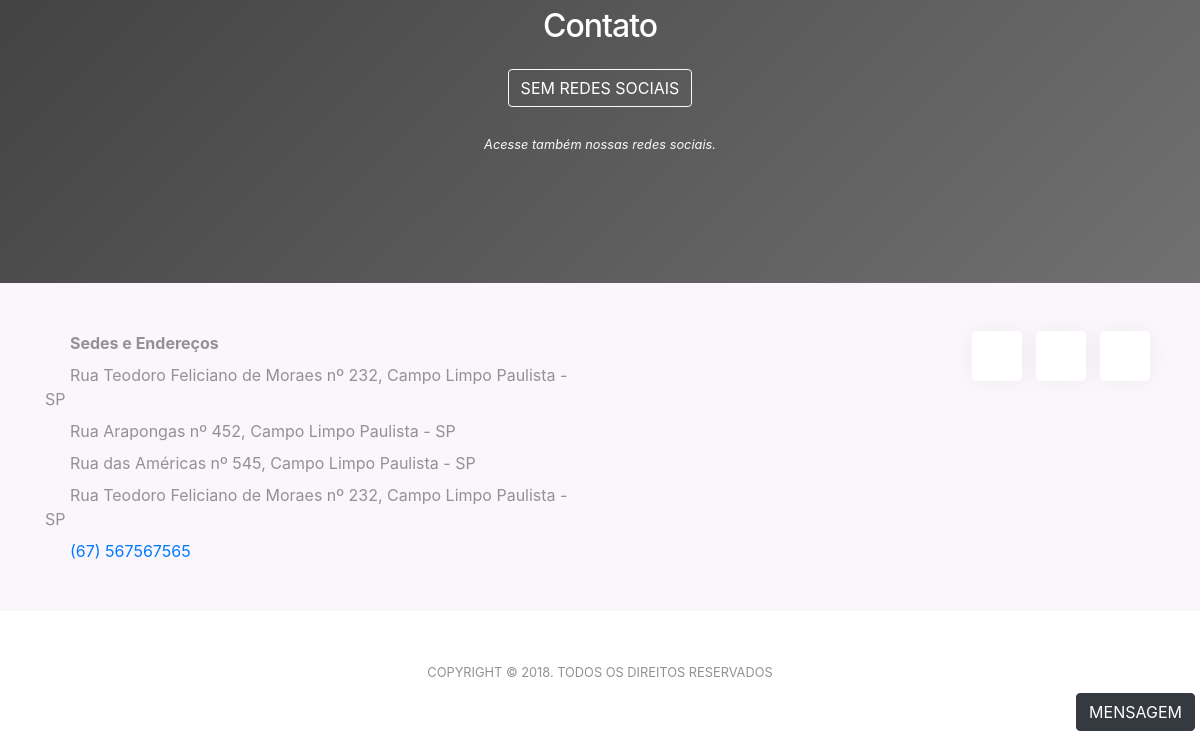
/empre-ambiental (signed in, lower part), run on an earlier commit of the app's database.
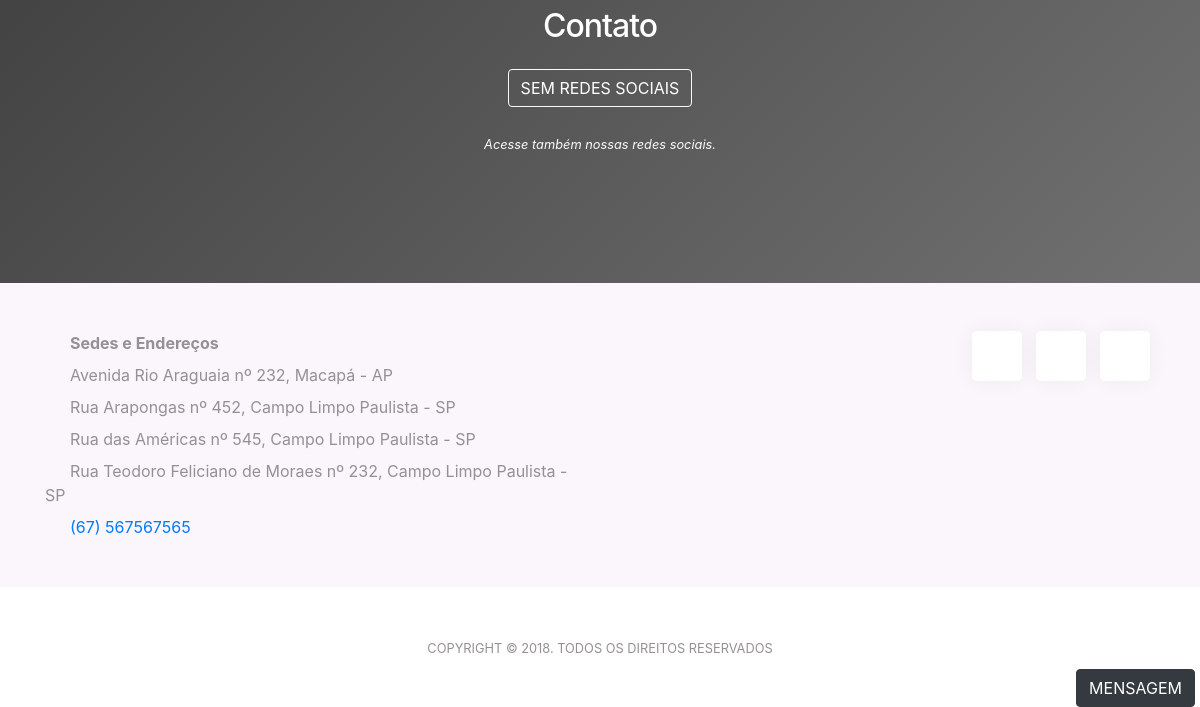
And on a later commit of the database.
### tables this page shows
CREATE TABLE `tbl_endereco` (
  `id_end` int(11) NOT NULL,
  `user_id` int(11) NOT NULL,
  `cep` varchar(50) NOT NULL,
  `rua` varchar(220) NOT NULL,
  `estado` varchar(20) NOT NULL,
  `cidade` varchar(220) NOT NULL,
  `numero` varchar(220) NOT NULL,
  `nome` varchar(220) NOT NULL,
  `active` varchar(20) DEFAULT NULL,
  `lat` varchar(50) DEFAULT NULL,
  `lon` varchar(50) DEFAULT NULL,
  `raio` varchar(20) NOT NULL
);

CREATE TABLE `tbl_usuarios` (
  `id` int(11) NOT NULL,
  `nome` varchar(220) NOT NULL,
  `nvl_acesso` varchar(50) NOT NULL,
  `email` varchar(220) NOT NULL,
  `senha` varchar(220) NOT NULL,
  `CPF_CNPJ` varchar(220) DEFAULT NULL,
  `telefone` varchar(220) NOT NULL,
  `status` int(11) NOT NULL,
  `created` datetime NOT NULL,
  `modified` datetime DEFAULT NULL
);

### core/Controller.php (called while the page is built)
<?php
	class Controller{
		public function loadView($nameView, $dadosView = array()){
				extract($dadosView);
			require "views/".$nameView.".php";
		}
	}
?>

### controllers/avController.php (called while the page is built, shortened)
<?php
	class avController extends Controller{
		public function index($id_av){
			$nomePag = "ambiente_virtual";
			$avsModel = new avsModel();
			$av_pesquisa = $avsModel->getDadosAV($id_av);
			$av_dados = $av_pesquisa->fetch();
			$dados = array();
			foreach ($av_dados as $key => $value) {
				if(!is_numeric($key)){
					$dados[$key] = $value;
				}
			}
			$this->loadView($nomePag, $dados);
		}
	}
?>

### core/Core.php (called while the page is built, shortened)
<?php
	class Core{
		public function run(){
			$param = array();
			$url = "/";
			if(isset($_GET['url'])){
				$url .= $_GET['url'];
			}
			if($url != "/"){
				$url = explode("/", $url);
				array_shift($url);
				$avsModel = new avsModel();
				$pesquisa = $avsModel -> procuraUrlAv($url[0]);
				if($pesquisa->rowCount() > 0){
					$dados = $pesquisa->fetch();
				}else{
					$currentController = $url[0]."Controller";
				}
				array_shift($url);
				if(isset($url[0]) && !empty($url[0])){
					$currentAction = $url[0];
					array_shift($url);
				}else{
					$currentAction = "index";
				}
				if($pesquisa->rowCount() > 0){
					$param = $dados['id_av'];
				}else{
					$param = $url;
				}
			}else{
				$currentController = "homeController";
				$currentAction = "index";
			}
			$c = new $currentController();
			call_user_func_array(array($c, $currentAction), array($param));
		}
	}
?>

### index.php (called while the page is built, shortened)
<?php
	$core = new Core();
	$core->run();
?>

### core/Model.php (called while the page is built, shortened)
<?php
	class Model{
		public function __construct(){
			global $pdo;
			$this->pdo = $pdo;
		}
	}
?>

### models/avsModel.php (called while the page is built, shortened)
<?php
    class avsModel extends Model{
         public function procuraUrlAv($url){
            $sql = "SELECT * FROM tbl_avs WHERE url = ?";
            $sql = $this->pdo->prepare($sql);
            $sql->bindValue(1, $url);
            $sql->execute();
            return $sql;
        }
    }
?>

### models/enderecosModel.php (called while the page is built, shortened)
<?php
    class enderecosModel extends Model{
        public function getEnderecos($id){
            $sql = "SELECT * FROM tbl_endereco WHERE user_id = '$id'";
            $sql = $this->pdo->query($sql);
            return $sql;
        }
    }
?>

### models/usuariosModel.php (called while the page is built, shortened)
<?php
	class usuariosModel extends Model{
		public function getDados($id){
			$sql = "SELECT * FROM tbl_usuarios WHERE id = ?";
			$sql = $this->pdo->prepare($sql);
			$sql->bindValue(1, $id);
			$sql->execute();
			return $sql;
		}
	}
?>

### views/ambiente_virtual.php (the view, shortened to what this page needs)
<!DOCTYPE html>
<html>
    <head>
        <link rel="stylesheet" type="text/css" href="<?php echo BASE_URL; ?>assets/css/bootstrap.min.css">
        <link rel="stylesheet" href="css/themify-icons.css">
        <link rel="stylesheet" href="<?php echo BASE_URL; ?>assets/css/owl.carousel.min.css">
        <link href="<?php echo BASE_URL; ?>assets/css/style.css" rel="stylesheet">
        <link rel="stylesheet" href="https://maxcdn.bootstrapcdn.com/bootstrap/4.1.3/css/bootstrap.min.css">
    </head>
    <body data-spy="scroll" data-target="#navbar" data-offset="30">
        <?php
        $usuariosModel = new usuariosModel();
        $sql = $usuariosModel->getDados($user_id);
        $dadosUser = $sql->fetch();
        ?>
        <div class="section bg-gradient">
            <div class="container">
                <div class="call-to-action">
                    <h2>Contato</h2>
                    <div class="my-4">
                        <?php
                        if (isset($tipos) && !empty($tipos)) {
                            $btns = explode(",", $tipos);
                            $urls = explode("$!$", $tipos_val);
                            foreach ($btns as $key => $value) {
                                ?>
                                <a href="<?php echo $urls[$key]; ?>" class="btn btn-light"><img src="<?php echo BASE_URL; ?>assets/images/<?php echo $value; ?>-icon.png" alt="icon"> <?php
                                    if ($value == "youtube") {
                                        echo "YouTube";
                                    } elseif ($value == "face") {
                                        echo "Facebook";
                                    } elseif ($value == "twitter") {
                                        echo "Twitter";
                                    } else {
                                        echo "Instagram";
                                    }
                                    ?></a>
                                <?php
                            }
                        } else {
                            ?>
                            <a class="btn btn-outline-light"> Sem redes sociais</a>
                        <?php } ?>
                    </div>
                    <p class="text-light"><small><i>Acesse também nossas redes sociais. </i></small></p>
                </div>
            </div>
        </div>
        <div class="light-bg py-5" id="contact">
            <div class="container">
                <div class="row">
                    <div class="col-lg-6 text-center text-lg-left">
                        <p class="mb-2"> <span class="ti-location-pin mr-2"></span> <strong>Sedes e Endereços</strong></p>
                        <?php
                        $enderecosModel = new enderecosModel();
                        $sql = $enderecosModel->getEnderecos($user_id);
                        $enderecos = $sql->fetchAll();
                        foreach ($enderecos as $value) {
                            ?>
                            <p class="mb-2"> <span class="ti-location-pin mr-2"></span> <?php echo $value['rua'] . ' nº ' . $value['numero'] . ', ' . $value['cidade'] . ' - ' . $value['estado']; ?></p>
                        <?php } ?>
                        <div class="d-block d-sm-inline-block">
                            <p class="mb-0">
                                <span class="ti-headphone-alt mr-2"></span> <a href="<?php echo $dadosUser['telefone']; ?>"><?php echo $dadosUser['telefone']; ?></a>
                            </p>
                        </div>
                    </div>
                    <div class="col-lg-6">
                        <div class="social-icons">
                            <a href="#"><span class="ti-facebook"></span></a>
                            <a href="#"><span class="ti-twitter-alt"></span></a>
                            <a href="#"><span class="ti-instagram"></span></a>
                        </div>
                    </div>
                </div>
                <?php
                $valor = explode(",", $func);
                if (in_array('3', $valor)) {
                    ?>
                    <button type = "button" class = "btn btn-dark" data-toggle = "modal" data-target = "#myModal" style = "position:fixed; bottom: 0px; right:5px;">
                        Mensagem
                    </button>
                <?php }
                ?>
            </div>
        </div>
        <footer class="my-5 text-center">
            <p class="mb-2"><small>COPYRIGHT © 2018. TODOS OS DIREITOS RESERVADOS</small></p>
        </footer>
    </body>
</html>
</html>

### assets/css/style.css (style rules this page uses)
body { font-family: 'Rubik', sans-serif; position: relative; }
a { color: #232323; }
h2 { font-size: 45px; font-weight: 300; color: #633991; letter-spacing: -1px; margin-bottom: 1rem; }
p { color: #959094; }
.btn { font-size: 12px; font-weight: 400; text-transform: uppercase; padding: 0.375rem 1.35rem; transition: all 0.3s ease; }
.light-bg { background-color: #faf6fb; }
.section { padding: 80px 0; }
.bg-gradient { background-image: -moz-linear-gradient( 135deg, rgba(60, 60, 60, 1) 0%, rgba(77, 77, 77, 0.8) 100%); background-image: -webkit-linear-gradient( 135deg, rgba(60, 60, 60, 1) 0%, rgba(77, 77, 77, 0.8) 100%); background-image: -ms-linear-gradient( 135deg, rgba(60, 60, 60, 1) 0%, rgba(77, 77, 77, 0.8) 100%); background-image: linear-gradient( 135deg, rgba(60, 60, 60, 1) 0%, rgba(77, 77, 77, 0.8) 100%); }
.call-to-action { text-align: center; color: #FFF; margin: 3rem 0; }
.call-to-action h2 { color: #FFF; }
.social-icons { text-align: right; }
.social-icons a { background-color: #FFF; box-shadow: 0px 0px 21px 0px rgba(0, 0, 0, 0.05); width: 50px; height: 50px; display: inline-block; text-align: center; line-height: 50px; margin: 0 0.3rem; border-radius: 5px; color: #f4c9e2; transition: all 0.3s ease; }

What changed in the data, as far as the page shows it:
changed tbl_endereco: rua "Rua Teodoro Feliciano de Moraes" → "Avenida Rio Araguaia"; cidade "Campo Limpo Paulista" → "Macapá"; estado "SP" → "AP"
